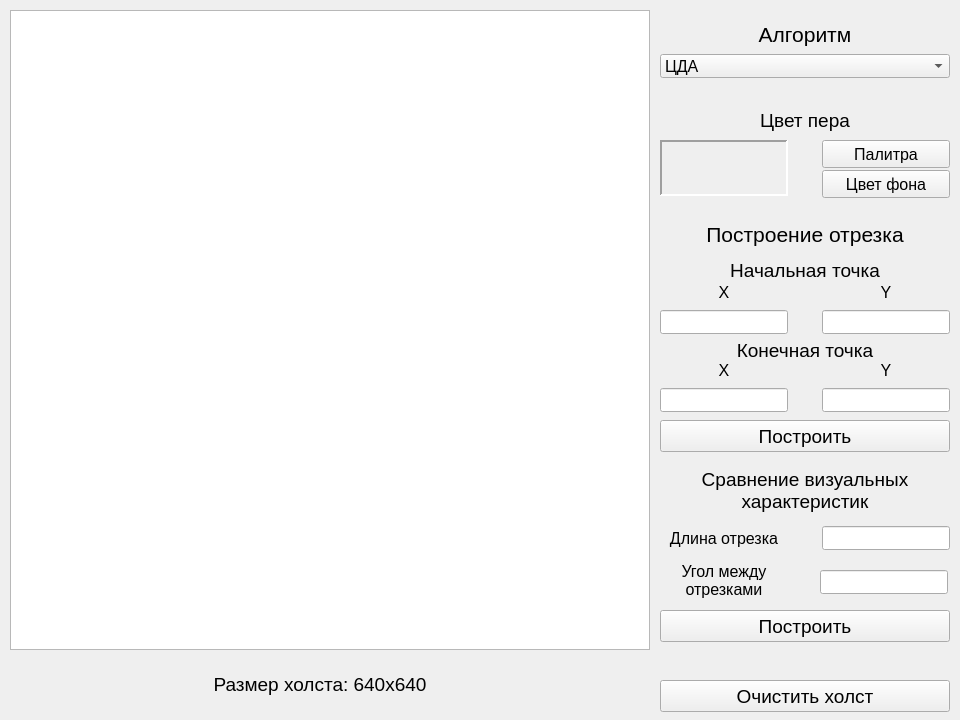
<?xml version="1.0" encoding="UTF-8"?>
<ui version="4.0">
 <class>MainWindow</class>
 <widget class="QMainWindow" name="MainWindow">
  <property name="geometry">
   <rect>
    <x>0</x>
    <y>0</y>
    <width>960</width>
    <height>720</height>
   </rect>
  </property>
  <property name="windowTitle">
   <string>MainWindow</string>
  </property>
  <widget class="QWidget" name="centralWidget">
   <widget class="QLabel" name="label">
    <property name="geometry">
     <rect>
      <x>192</x>
      <y>672</y>
      <width>256</width>
      <height>24</height>
     </rect>
    </property>
    <property name="font">
     <font>
      <pointsize>14</pointsize>
     </font>
    </property>
    <property name="text">
     <string>Размер холста: 640x640</string>
    </property>
    <property name="alignment">
     <set>Qt::AlignCenter</set>
    </property>
   </widget>
   <widget class="QPushButton" name="clearButton">
    <property name="geometry">
     <rect>
      <x>660</x>
      <y>680</y>
      <width>290</width>
      <height>32</height>
     </rect>
    </property>
    <property name="font">
     <font>
      <pointsize>14</pointsize>
     </font>
    </property>
    <property name="text">
     <string>Очистить холст</string>
    </property>
   </widget>
   <widget class="QGraphicsView" name="gView">
    <property name="geometry">
     <rect>
      <x>10</x>
      <y>10</y>
      <width>640</width>
      <height>640</height>
     </rect>
    </property>
    <property name="verticalScrollBarPolicy">
     <enum>Qt::ScrollBarAlwaysOff</enum>
    </property>
    <property name="horizontalScrollBarPolicy">
     <enum>Qt::ScrollBarAlwaysOff</enum>
    </property>
    <property name="transformationAnchor">
     <enum>QGraphicsView::NoAnchor</enum>
    </property>
   </widget>
   <widget class="QLabel" name="label_2">
    <property name="geometry">
     <rect>
      <x>660</x>
      <y>22</y>
      <width>290</width>
      <height>24</height>
     </rect>
    </property>
    <property name="font">
     <font>
      <pointsize>16</pointsize>
     </font>
    </property>
    <property name="text">
     <string>Алгоритм</string>
    </property>
    <property name="alignment">
     <set>Qt::AlignCenter</set>
    </property>
   </widget>
   <widget class="QComboBox" name="algBox">
    <property name="geometry">
     <rect>
      <x>660</x>
      <y>54</y>
      <width>290</width>
      <height>24</height>
     </rect>
    </property>
    <property name="font">
     <font>
      <pointsize>12</pointsize>
     </font>
    </property>
    <property name="currentIndex">
     <number>0</number>
    </property>
    <item>
     <property name="text">
      <string>ЦДА</string>
     </property>
    </item>
    <item>
     <property name="text">
      <string>Брезенхем с действительными числами</string>
     </property>
    </item>
    <item>
     <property name="text">
      <string>Брезенхем с целыми числами</string>
     </property>
    </item>
    <item>
     <property name="text">
      <string>Брезенхем с устранением ступенчатости</string>
     </property>
    </item>
    <item>
     <property name="text">
      <string>Библиотечный</string>
     </property>
    </item>
   </widget>
   <widget class="QLabel" name="colLabel">
    <property name="geometry">
     <rect>
      <x>660</x>
      <y>108</y>
      <width>290</width>
      <height>24</height>
     </rect>
    </property>
    <property name="font">
     <font>
      <pointsize>14</pointsize>
     </font>
    </property>
    <property name="text">
     <string>Цвет пера</string>
    </property>
    <property name="alignment">
     <set>Qt::AlignCenter</set>
    </property>
   </widget>
   <widget class="QLabel" name="colorFrame">
    <property name="geometry">
     <rect>
      <x>660</x>
      <y>140</y>
      <width>128</width>
      <height>56</height>
     </rect>
    </property>
    <property name="frameShape">
     <enum>QFrame::Panel</enum>
    </property>
    <property name="frameShadow">
     <enum>QFrame::Sunken</enum>
    </property>
    <property name="lineWidth">
     <number>2</number>
    </property>
    <property name="text">
     <string/>
    </property>
    <property name="alignment">
     <set>Qt::AlignCenter</set>
    </property>
   </widget>
   <widget class="QPushButton" name="palletteBtn">
    <property name="geometry">
     <rect>
      <x>822</x>
      <y>140</y>
      <width>128</width>
      <height>28</height>
     </rect>
    </property>
    <property name="font">
     <font>
      <pointsize>12</pointsize>
     </font>
    </property>
    <property name="text">
     <string>Палитра</string>
    </property>
   </widget>
   <widget class="QPushButton" name="bgcolBtn">
    <property name="geometry">
     <rect>
      <x>822</x>
      <y>170</y>
      <width>128</width>
      <height>28</height>
     </rect>
    </property>
    <property name="font">
     <font>
      <pointsize>12</pointsize>
     </font>
    </property>
    <property name="text">
     <string>Цвет фона</string>
    </property>
   </widget>
   <widget class="QLabel" name="lineHeader">
    <property name="geometry">
     <rect>
      <x>660</x>
      <y>222</y>
      <width>290</width>
      <height>24</height>
     </rect>
    </property>
    <property name="font">
     <font>
      <pointsize>16</pointsize>
     </font>
    </property>
    <property name="text">
     <string>Построение отрезка</string>
    </property>
    <property name="alignment">
     <set>Qt::AlignCenter</set>
    </property>
   </widget>
   <widget class="QLabel" name="p1Label">
    <property name="geometry">
     <rect>
      <x>660</x>
      <y>258</y>
      <width>290</width>
      <height>24</height>
     </rect>
    </property>
    <property name="sizePolicy">
     <sizepolicy hsizetype="Preferred" vsizetype="Fixed">
      <horstretch>0</horstretch>
      <verstretch>0</verstretch>
     </sizepolicy>
    </property>
    <property name="font">
     <font>
      <pointsize>14</pointsize>
     </font>
    </property>
    <property name="text">
     <string>Начальная точка</string>
    </property>
    <property name="alignment">
     <set>Qt::AlignCenter</set>
    </property>
   </widget>
   <widget class="QLabel" name="x1Label">
    <property name="geometry">
     <rect>
      <x>660</x>
      <y>280</y>
      <width>128</width>
      <height>24</height>
     </rect>
    </property>
    <property name="font">
     <font>
      <pointsize>12</pointsize>
     </font>
    </property>
    <property name="text">
     <string>X</string>
    </property>
    <property name="alignment">
     <set>Qt::AlignCenter</set>
    </property>
   </widget>
   <widget class="QLabel" name="y1Label">
    <property name="geometry">
     <rect>
      <x>822</x>
      <y>280</y>
      <width>128</width>
      <height>24</height>
     </rect>
    </property>
    <property name="font">
     <font>
      <pointsize>12</pointsize>
     </font>
    </property>
    <property name="text">
     <string>Y</string>
    </property>
    <property name="alignment">
     <set>Qt::AlignCenter</set>
    </property>
   </widget>
   <widget class="QLineEdit" name="x1Edit">
    <property name="geometry">
     <rect>
      <x>660</x>
      <y>310</y>
      <width>128</width>
      <height>24</height>
     </rect>
    </property>
    <property name="font">
     <font>
      <pointsize>12</pointsize>
     </font>
    </property>
   </widget>
   <widget class="QLineEdit" name="y1Edit">
    <property name="geometry">
     <rect>
      <x>822</x>
      <y>310</y>
      <width>128</width>
      <height>24</height>
     </rect>
    </property>
    <property name="font">
     <font>
      <pointsize>12</pointsize>
     </font>
    </property>
   </widget>
   <widget class="QLabel" name="p2Label">
    <property name="geometry">
     <rect>
      <x>660</x>
      <y>338</y>
      <width>290</width>
      <height>24</height>
     </rect>
    </property>
    <property name="font">
     <font>
      <pointsize>14</pointsize>
     </font>
    </property>
    <property name="text">
     <string>Конечная точка</string>
    </property>
    <property name="alignment">
     <set>Qt::AlignCenter</set>
    </property>
   </widget>
   <widget class="QLabel" name="x2Label">
    <property name="geometry">
     <rect>
      <x>660</x>
      <y>358</y>
      <width>128</width>
      <height>24</height>
     </rect>
    </property>
    <property name="font">
     <font>
      <pointsize>12</pointsize>
     </font>
    </property>
    <property name="text">
     <string>X</string>
    </property>
    <property name="alignment">
     <set>Qt::AlignCenter</set>
    </property>
   </widget>
   <widget class="QLabel" name="y2Label">
    <property name="geometry">
     <rect>
      <x>822</x>
      <y>358</y>
      <width>128</width>
      <height>24</height>
     </rect>
    </property>
    <property name="font">
     <font>
      <pointsize>12</pointsize>
     </font>
    </property>
    <property name="text">
     <string>Y</string>
    </property>
    <property name="alignment">
     <set>Qt::AlignCenter</set>
    </property>
   </widget>
   <widget class="QLineEdit" name="x2Edit">
    <property name="geometry">
     <rect>
      <x>660</x>
      <y>388</y>
      <width>128</width>
      <height>24</height>
     </rect>
    </property>
    <property name="font">
     <font>
      <pointsize>12</pointsize>
     </font>
    </property>
   </widget>
   <widget class="QLineEdit" name="y2Edit">
    <property name="geometry">
     <rect>
      <x>822</x>
      <y>388</y>
      <width>128</width>
      <height>24</height>
     </rect>
    </property>
    <property name="font">
     <font>
      <pointsize>12</pointsize>
     </font>
    </property>
   </widget>
   <widget class="QPushButton" name="drawLineBtn">
    <property name="geometry">
     <rect>
      <x>660</x>
      <y>420</y>
      <width>290</width>
      <height>32</height>
     </rect>
    </property>
    <property name="font">
     <font>
      <pointsize>14</pointsize>
     </font>
    </property>
    <property name="text">
     <string>Построить</string>
    </property>
   </widget>
   <widget class="QLabel" name="label_3">
    <property name="geometry">
     <rect>
      <x>660</x>
      <y>466</y>
      <width>290</width>
      <height>48</height>
     </rect>
    </property>
    <property name="font">
     <font>
      <pointsize>14</pointsize>
     </font>
    </property>
    <property name="text">
     <string>Сравнение визуальных
характеристик</string>
    </property>
    <property name="alignment">
     <set>Qt::AlignCenter</set>
    </property>
   </widget>
   <widget class="QLabel" name="label_4">
    <property name="geometry">
     <rect>
      <x>660</x>
      <y>526</y>
      <width>128</width>
      <height>24</height>
     </rect>
    </property>
    <property name="font">
     <font>
      <pointsize>12</pointsize>
     </font>
    </property>
    <property name="text">
     <string>Длина отрезка</string>
    </property>
    <property name="alignment">
     <set>Qt::AlignCenter</set>
    </property>
   </widget>
   <widget class="QLineEdit" name="lenEdit">
    <property name="geometry">
     <rect>
      <x>822</x>
      <y>526</y>
      <width>128</width>
      <height>24</height>
     </rect>
    </property>
    <property name="font">
     <font>
      <pointsize>12</pointsize>
     </font>
    </property>
   </widget>
   <widget class="QLabel" name="label_5">
    <property name="geometry">
     <rect>
      <x>660</x>
      <y>556</y>
      <width>128</width>
      <height>48</height>
     </rect>
    </property>
    <property name="font">
     <font>
      <pointsize>12</pointsize>
     </font>
    </property>
    <property name="text">
     <string>Угол между
отрезками</string>
    </property>
    <property name="alignment">
     <set>Qt::AlignCenter</set>
    </property>
   </widget>
   <widget class="QLineEdit" name="angleEdit">
    <property name="geometry">
     <rect>
      <x>820</x>
      <y>570</y>
      <width>128</width>
      <height>24</height>
     </rect>
    </property>
    <property name="font">
     <font>
      <pointsize>12</pointsize>
     </font>
    </property>
   </widget>
   <widget class="QPushButton" name="drawSunBtn">
    <property name="geometry">
     <rect>
      <x>660</x>
      <y>610</y>
      <width>290</width>
      <height>32</height>
     </rect>
    </property>
    <property name="font">
     <font>
      <pointsize>14</pointsize>
     </font>
    </property>
    <property name="text">
     <string>Построить</string>
    </property>
   </widget>
   <zorder>gView</zorder>
   <zorder>label</zorder>
   <zorder>clearButton</zorder>
   <zorder>label_2</zorder>
   <zorder>algBox</zorder>
   <zorder>colLabel</zorder>
   <zorder>colorFrame</zorder>
   <zorder>palletteBtn</zorder>
   <zorder>bgcolBtn</zorder>
   <zorder>lineHeader</zorder>
   <zorder>p1Label</zorder>
   <zorder>x1Label</zorder>
   <zorder>y1Label</zorder>
   <zorder>x1Edit</zorder>
   <zorder>y1Edit</zorder>
   <zorder>p2Label</zorder>
   <zorder>x2Label</zorder>
   <zorder>y2Label</zorder>
   <zorder>x2Edit</zorder>
   <zorder>y2Edit</zorder>
   <zorder>drawLineBtn</zorder>
   <zorder>label_3</zorder>
   <zorder>label_4</zorder>
   <zorder>lenEdit</zorder>
   <zorder>label_5</zorder>
   <zorder>angleEdit</zorder>
   <zorder>drawSunBtn</zorder>
  </widget>
 </widget>
 <layoutdefault spacing="6" margin="11"/>
 <resources/>
 <connections/>
</ui>
